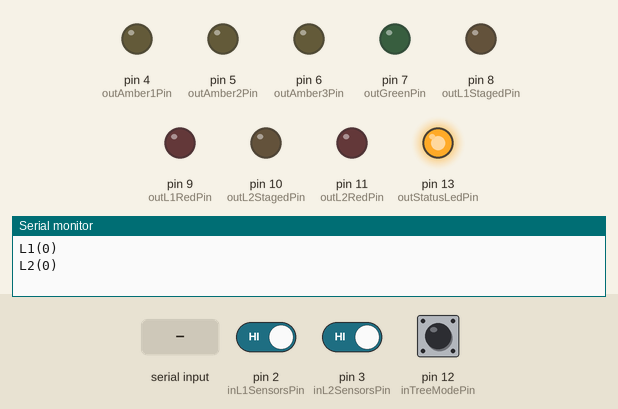
Recording of a sketch running on a simulated Arduino Uno, built with avr-gcc and run on an emulated ATmega328P. Shown: output pins drawn as LEDs (lit = HIGH), the last lines printed to the serial monitor. Inputs (shaded band) come from the test bench; at power-on: pin 2 (inL1SensorsPin) HIGH, pin 3 (inL2SensorsPin) HIGH, pin 12 (inTreeModePin) LOW.

Above: at 1.2 s.
1.3 s: "S" received over Serial
At 3.7 s:
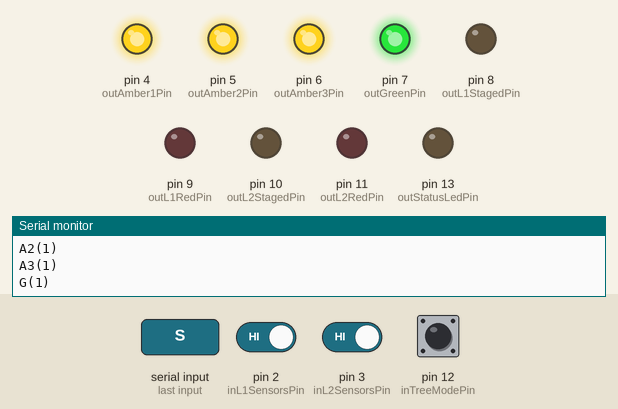
4.3 s: pin 2 (inL1SensorsPin) driven LOW
At 5.5 s:
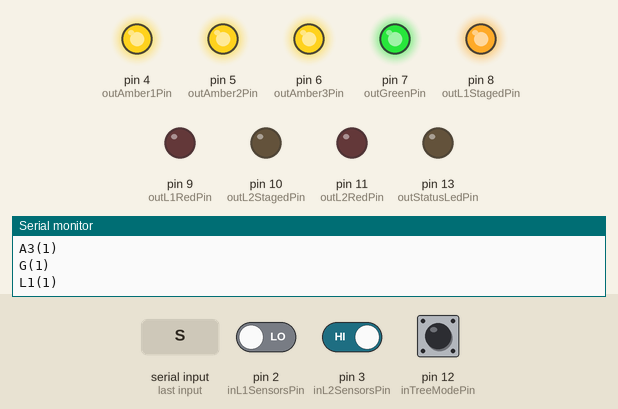
7.3 s: pin 3 (inL2SensorsPin) driven LOW
At 8.7 s:
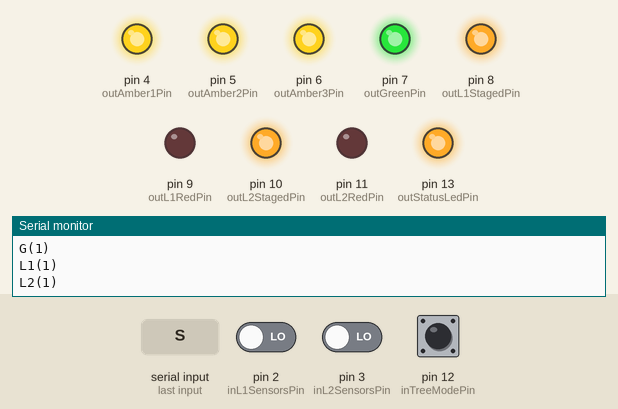
10.3 s: "R" received over Serial
At 11.5 s:
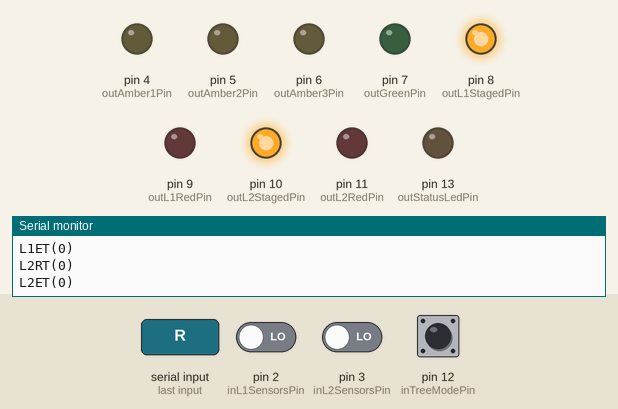
13.3 s: pin 2 (inL1SensorsPin) driven HIGH
At 14.7 s:
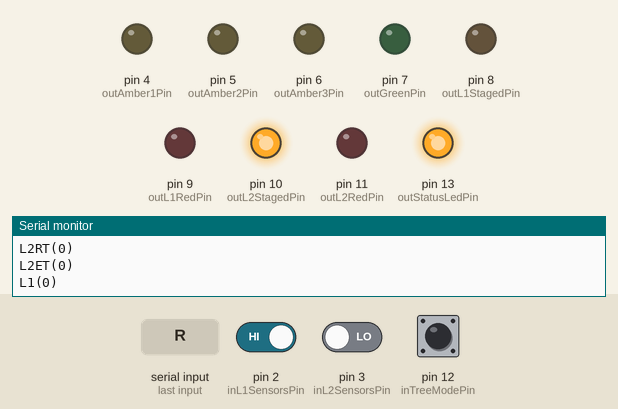
16.3 s: "S" received over Serial
At 18.7 s:
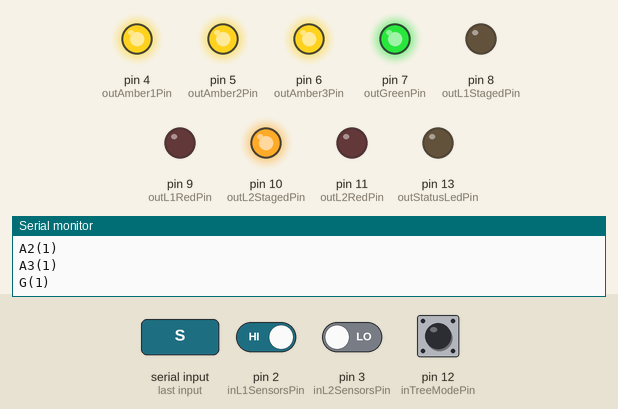
Timing chart, 0 to 20.3 s (numbered marks = the images above; inputs shaded):
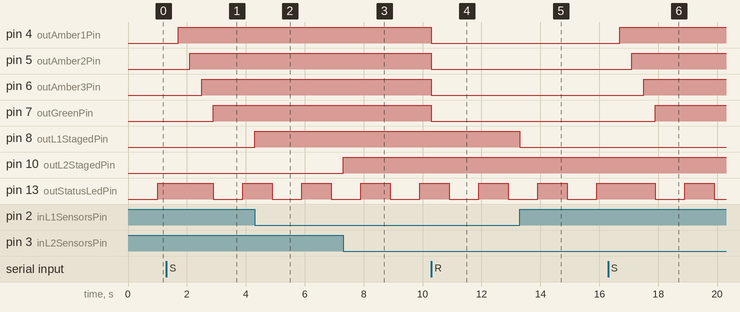

Measured:
- after the input at 1.3 s, pin 4 (outAmber1Pin): LOW → HIGH after 0.40 s; pin 5 (outAmber2Pin): LOW → HIGH after 0.80 s; pin 6 (outAmber3Pin): LOW → HIGH after 1.2 s; pin 7 (outGreenPin): LOW → HIGH after 1.6 s
- after the input at 4.3 s, pin 8 (outL1StagedPin): LOW → HIGH at once
- after the input at 7.3 s, pin 10 (outL2StagedPin): LOW → HIGH at once
- after the input at 10.3 s, pin 4 (outAmber1Pin), pin 5 (outAmber2Pin), pin 6 (outAmber3Pin), pin 7 (outGreenPin): HIGH → LOW at once
- after the input at 13.3 s, pin 8 (outL1StagedPin): HIGH → LOW at once
- after the input at 16.3 s, pin 4 (outAmber1Pin): LOW → HIGH after 0.40 s; pin 5 (outAmber2Pin): LOW → HIGH after 0.80 s; pin 6 (outAmber3Pin): LOW → HIGH after 1.2 s; pin 7 (outGreenPin): LOW → HIGH after 1.6 s

The sketch:

Drag_Timing_v4_5dev.pde
```cpp
/* The Time Machine v0.1
 *
 * Derrick Pero
 * 07 November 2008
 *
 * 2010-10-07: for winner condition, turn staged lamp on
 * 2011-04-20: addition of pro tree option based off input xxx
 * 2012-11-20: Changed Serial.println to be one line of concatenation vs. seperate Serial.print lines
 * 2012-11-29: Added 'volatile' keyword to severaval variables that are used in the interrupt routines. May have been a problem
 * 			   with things being overwittin or not updating when needed. See http://arduino.cc/forum/index.php/topic,45239.0.html
 *			   "volatile" ensures that "variable" is reloaded from memory each time it is compared.
 * 2013-10-11: Added blinking LED routine for a indication that the program is running.
 *			   Removed StartPin functionality in favor of a status LED.
 *			   Changed intTreeModePin to 12 in favor of a status LED.
 */

// Inputs
//
// Notes:
//   - The same input is used for start and finish. The software will seperate start from finish.
//   - Inputs are to be sinked to ground.
int inL1SensorsPin = 2; // IRQ0 on digital pin 2
int inL2SensorsPin = 3; // IRQ1 on digital pin 3
// Start and reset pushbuttons as an alternative to serial start/finish
//int inStartPin = 12; removed on 2013-10-11
// int inResetPin = 13; 2011-04-20
int inTreeModePin = 12; // new 2011-04-20, off = normal, on = pro tree, changed from 13 to 12 on 2013-10-11

// Outputs
//
// Notes:
//  - Outputs are to be logic HIGH or LOW to be compatable with I/O board ????????
int outAmber1Pin = 4;
int outAmber2Pin = 5;
int outAmber3Pin = 6;
int outGreenPin = 7;
int outL1StagedPin = 8;
int outL1RedPin = 9;
int outL2StagedPin = 10;
int outL2RedPin = 11;
int outStatusLedPin = 13;

// Flags
int start = LOW;       // the current state of the start signal from either serial or digital
int started = LOW;     // used to save whether a race was started or not
volatile int L1Started = LOW;   // flag to indicate if the sensor tripped at the start of a race
volatile int L2Started = LOW;   // flag to indicate if the sensor tripped at the start of a race
volatile int L1Finished = LOW;
volatile int L2Finished = LOW;
volatile int L1DebounceFlag = LOW;
volatile int L2DebounceFlag = LOW;
int TreeMode = LOW;

volatile int L1Sensor = HIGH;    // flag to indicate if the sensor is blocked
volatile int L2Sensor = HIGH;    // flag to indicate if the sensor is blocked
int L1SensorFlag = HIGH;
int L2SensorFlag = HIGH;
int reset = LOW;       // the current state of the reset signal from either serial or digital
int inState;           // the current reading from the input pin

// Time Storage
unsigned long timeGreen;
volatile unsigned long L1StartTime; //"volatile" ensures that "variable" is reloaded from memory each time it is compared.
volatile unsigned long L2StartTime; //"volatile" ensures that "variable" is reloaded from memory each time it is compared.
volatile long L1FinishTime;
volatile long L2FinishTime;
long L1RT;
long L1ET;
long L2RT;
long L2ET;
volatile long L1DebounceTime;
volatile long L2DebounceTime;

//variables to keep track of the blinking status Led
int ledState = LOW;             // ledState used to set the LED
long previousMillis = 0;        // will store last time LED was updated
// the follow variables is a long because the time, measured in miliseconds,
// will quickly become a bigger number than can be stored in an int.
long interval = 1000;           // interval at which to blink (milliseconds)
//

// Serial output string
String strSerialOut;

// from the debounce example
int state = HIGH;      // the current state of the output pin
int previous = LOW;    // the previous reading from the input pin
int incomingByte = 0;	// for incoming serial data
// the follow variables are long's because the time, measured in miliseconds,
// will quickly become a bigger number than can be stored in an int.
long time = 0;         // the last time the output pin was toggled
long debounce = 200;   // the debounce time, increase if the output flickers

//variables to keep track of the timing of recent interrupts
unsigned long button_time = 0;
unsigned long last_button_time = 0;

void setup()
{
  pinMode(inL1SensorsPin, INPUT);
  digitalWrite(inL1SensorsPin, HIGH);
  pinMode(inL2SensorsPin, INPUT);
  digitalWrite(inL2SensorsPin, HIGH);
  //pinMode(inStartPin, INPUT);
  // pinMode(inResetPin, INPUT);
  pinMode(inTreeModePin, INPUT);

  pinMode(outAmber1Pin, OUTPUT);
  pinMode(outAmber2Pin, OUTPUT);
  pinMode(outAmber3Pin, OUTPUT);
  pinMode(outGreenPin, OUTPUT);
  pinMode(outL1RedPin, OUTPUT);
  pinMode(outL1StagedPin, OUTPUT);
  pinMode(outL2RedPin, OUTPUT);
  pinMode(outL2StagedPin, OUTPUT);
  pinMode(outStatusLedPin, OUTPUT);

  // Most Arduino boards have two external interrupts: numbers 0 (on digital pin 2) and 1 (on digital pin 3).
  attachInterrupt(0, inL1, CHANGE); // attachInterrupt(interrupt, function, mode)
  attachInterrupt(1, inL2, CHANGE);

  Serial.begin(9600);           // set up Serial library at 9600 bps

}

void loop()
{

	ReadSerial();            // read serial port
	BlinkLed(); // routine to blink a status led, added 10/11/2013
	//UpdateInputs();   	   // Check inputs, removed 10/11/2013
	if (reset == HIGH) {
		ResetAll();
		reset = LOW;
	}

	// Start can come from either a serial command or a digital input
	if (start == HIGH && started == LOW) {
		started = HIGH; // so it won't happen again
		//Serial.println("Starting Race");
		delay(400); // Just a delay so Amber1 doesn't come on immediatly after pressing the start button

		// read input to determine tree mode: off = standard tree, on =  pro tree
		TreeMode = digitalRead(inTreeModePin);
		if (TreeMode == LOW) {
			// Turn on Amber1
			digitalWrite(outAmber1Pin, HIGH);
			Serial.println("A1(1)");
			delay(400);

			// Turn on Amber2
			digitalWrite(outAmber2Pin, HIGH);
			Serial.println("A2(1)");
			delay(400);

			// Turn on Amber3
			digitalWrite(outAmber3Pin, HIGH);
			Serial.println("A3(1)");
			delay(400);
		}
		if (TreeMode == HIGH) {
			// Turn on Amber1
			digitalWrite(outAmber1Pin, HIGH);
			// Turn on Amber2
			digitalWrite(outAmber2Pin, HIGH);
			// Turn on Amber3
			digitalWrite(outAmber3Pin, HIGH);
			Serial.println("A1(1)");
			Serial.println("A2(1)");
			Serial.println("A3(1)");
			delay(400);
		}

		// Turn on Green
		digitalWrite(outGreenPin, HIGH);
		Serial.println("G(1)");
		timeGreen = millis();      // save start time
		// FOR DEBUG DELETE!!!!!!!!!!!
		//Serial.println(timeGreen);
	}

  if (L1Started == HIGH && L1RT == 0) {
  //if (L1RT > 0) {
    L1RT = L1StartTime - timeGreen;
    //send L1 RT
    // Old pre 2012-11-20:
	//Serial.print("L1RT(");
    //Serial.print(L1RT);
    //Serial.println(")");
	// New on 2012-11-20:
	strSerialOut = "L1RT(";
	strSerialOut += L1RT;
	strSerialOut += ")";
    Serial.println(strSerialOut);

    if (L1StartTime < timeGreen) { // red lighted
      digitalWrite(outL1RedPin, HIGH);
      Serial.println("L1R(1)");
    }
  }
  if (L2Started == HIGH && L2RT == 0) {
  //if (L1RT > 0) {
    L2RT = L2StartTime - timeGreen;
    //send L2 RT
	strSerialOut = "L2RT(";
	strSerialOut += L2RT;
	strSerialOut += ")";
    Serial.println(strSerialOut);
    if (L2StartTime < timeGreen) { // red lighted
      digitalWrite(outL2RedPin, HIGH);
      Serial.println("L2R(1)");
    }
  }

  // Set the debounce flags here. Used to handle the rear tires crossing the start line.
  if (L1Started == HIGH && L1DebounceFlag == LOW){
    if (millis() > L1DebounceTime){
      L1DebounceFlag = HIGH;
      //Serial.println("L1 debounced!");
    }
  }
  if (L2Started == HIGH && L2DebounceFlag == LOW){
    if (millis() > L2DebounceTime){
      L2DebounceFlag = HIGH;
    }
  }

  // send ET here
  if (L1Finished == HIGH && L1ET == 0) {
    L1ET = L1FinishTime - timeGreen;
    //send L1 ET
	strSerialOut = "L1ET(";
	strSerialOut += L1ET;
	strSerialOut += ")";
    Serial.println(strSerialOut);
	// 10-7-2010 for winner condition, turn staged lamp on
	if (L2ET == 0) {
		digitalWrite(outL1StagedPin, HIGH);
	}
  }
  if (L2Finished == HIGH && L2ET == 0) {
    L2ET = L2FinishTime - timeGreen;
    //send L2 ET
	strSerialOut = "L2ET(";
	strSerialOut += L2ET;
	strSerialOut += ")";
    Serial.println(strSerialOut);
	// 10-7-2010 for winner condition, turn staged lamp on
	if (L1ET == 0) {
		digitalWrite(outL2StagedPin, HIGH);
	}
  }

  // Turn L1 staged lamp on/off
  if (L1Sensor == LOW && L1SensorFlag == LOW) {    // LOW = sink to ground
    digitalWrite(outL1StagedPin, HIGH);
    Serial.println("L1(1)");  // L1(1): 1 indicates HIGH, needed for GUI
    L1SensorFlag = HIGH;
  }
  if (L1Sensor == HIGH && L1SensorFlag == HIGH) {    // LOW = sink to ground
    digitalWrite(outL1StagedPin, LOW);
    Serial.println("L1(0)");  // L1(0): 0 indicates LOW, needed for GUI
    L1SensorFlag = LOW;
  }

  // Turn L2 staged lamp on/off
  if (L2Sensor == LOW && L2SensorFlag == LOW) {    // LOW = sink to ground
    digitalWrite(outL2StagedPin, HIGH);
    Serial.println("L2(1)");  // L2(1): 1 indicates HIGH, needed for GUI
    L2SensorFlag = HIGH;
  }
  if (L2Sensor == HIGH && L2SensorFlag == HIGH) {    // LOW = sink to ground
    digitalWrite(outL2StagedPin, LOW);
    Serial.println("L2(0)");  // L2(0): 0 indicates LOW, needed for GUI
    L2SensorFlag = LOW;
  }

}


// ********************************************************************************
// Handle start (staged) and finish sensors using IRQs.
// Both sensors are wired to the same input pin.
// ********************************************************************************
void inL1 ()
{
// SET A FLAG HERE THAT INPUT IS ON.....


	// Create a variable that are visible to only this function. However unlike local variables
	//   that get created and destroyed every time a function is called, static variables persist
	//   beyond the function call, preserving their data between function calls.

	button_time = millis();
	//check to see if increment() was called in the last 250 milliseconds
	if (button_time - last_button_time > 1000)
	{

		// Record the state of the pin as the IRQ is set to trigger this routine on CHANGE
		L1Sensor = digitalRead(inL1SensorsPin);
		//Serial.println(L1Sensor);
		//Serial.println(button_time);

			if (start == HIGH) { // Save some time by doing this check first
				// handle start condition
				if (L1Started == LOW && L1Sensor == HIGH) {
				  L1StartTime = button_time; //millis();
				  L1DebounceTime = L1StartTime + 1000;       // Ignore any inputs for 1000 ms, usually the rear tires
				  L1Started = HIGH;
				}

				// handle finish condition
				if (L1Started == HIGH && L1Finished == LOW && L1Sensor == LOW && L1DebounceFlag == HIGH) {
				  L1FinishTime = millis();
				  L1Finished = HIGH;
				}
			}

		last_button_time = button_time;
	}

}

void inL2 ()
{

  L2Sensor = digitalRead(inL2SensorsPin);

  if (start == HIGH) { // Save some time by doing this check first
    // handle start condition
    if (L2Started == LOW && L2Sensor == HIGH) {
      L2StartTime = millis();
      L2DebounceTime = L2StartTime + 1000;       // Ignore any inputs for 1000 ms, usually the rear tires
      L2Started = HIGH;
    }

    // handle finish condition
    if (L2Started == HIGH && L2Finished == LOW && L2Sensor == LOW && L2DebounceFlag == HIGH) {
      L2FinishTime = millis();
      L2Finished = HIGH;
    }
  }
}

// ********************************************************************************
// Read and update the digital input state
// ********************************************************************************
void UpdateInputs()
{

  inState = digitalRead(inTreeModePin);

  //L1Sensor = digitalRead(inL1SensorsPin);

// From Arduino Playground example:
// Each time the input pin goes from LOW to HIGH (e.g. because of a push-button
// press), the output pin is toggled from LOW to HIGH or HIGH to LOW.  There's
// a minimum delay between toggles to debounce the circuit (i.e. to ignore
// noise).

  // if we just pressed the button (i.e. the input went from LOW to HIGH),
  // and we've waited long enough since the last press to ignore any noise...
  if (inState == HIGH && previous == LOW && millis() - time > debounce) {
    // ... invert the output
    if (state == HIGH)
      state = LOW;
    else
      state = HIGH;

    // ... and remember when the last button press was
    time = millis();
  }

  // digitalWrite(outPin, state);

  previous = inState;
}

// ********************************************************************************
// Read and update the serial port
// ********************************************************************************
void ReadSerial()
{

// send data only when you receive data:
	if (Serial.available() > 0) {
		// read the incoming byte:
		incomingByte = Serial.read();
                if (incomingByte == 82) {      // 82, 'R' for reset
                  reset = HIGH;
                }
                else if (incomingByte == 83) {  // 83, 'S' for start
                  start = HIGH;
                }
		else if (incomingByte == 84) {  // 84, 'T' to resend all times
				strSerialOut = "L1RT(";
				strSerialOut += L1RT;
				strSerialOut += ")";
				Serial.println(strSerialOut);
				strSerialOut = "L1ET(";
				strSerialOut += L1ET;
				strSerialOut += ")";
				Serial.println(strSerialOut);
				strSerialOut = "L2RT(";
				strSerialOut += L2RT;
				strSerialOut += ")";
				Serial.println(strSerialOut);
				strSerialOut = "L2ET(";
				strSerialOut += L2ET;
				strSerialOut += ")";
				Serial.println(strSerialOut);
// On the Uno... SRAM = 2k bytes
Serial.println(freeRam());
                }

                // Echo what I got for debug
		// Serial.print("I received: ");
		// Serial.println(incomingByte, DEC);
	}
}

// ********************************************************************************
// Reset all variables and outputs.
// Called from a serial command or the reset PB.
// ********************************************************************************
void ResetAll()
{
  //Serial.println("Resetting Race");

  digitalWrite(outAmber1Pin, LOW);
  digitalWrite(outAmber2Pin, LOW);
  digitalWrite(outAmber3Pin, LOW);
  digitalWrite(outL1RedPin, LOW);
  digitalWrite(outL2RedPin, LOW);
  digitalWrite(outGreenPin, LOW);
  // removed 2/19/2012
  //digitalWrite(outL1StagedPin, LOW); // 10-7-2010 for winner condition
  //digitalWrite(outL2StagedPin, LOW); // 10-7-2010 for winner condition

  start = LOW;
  started = LOW;
  L1Started = LOW;
  L2Started = LOW;
  L1Finished = LOW;
  L2Finished = LOW;
  L1DebounceFlag = LOW;
  L2DebounceFlag = LOW;

  timeGreen = 0;
  L1StartTime = 0;
  L2StartTime = 0;
  L1FinishTime = 0;
  L2FinishTime = 0;
  L1RT = 0;
  L2RT = 0;
  L1ET = 0;
  L2ET = 0;
  L1DebounceTime = 0;
  L2DebounceTime = 0;

  Serial.println("A1(0)");
  Serial.println("A2(0)");
  Serial.println("A3(0)");
  Serial.println("G(0)");
  Serial.println("L1R(0)");
  Serial.println("L2R(0)");

  strSerialOut = "L1RT(";
  strSerialOut += L1RT;
  strSerialOut += ")";
  Serial.println(strSerialOut);
  strSerialOut = "L1ET(";
  strSerialOut += L1ET;
  strSerialOut += ")";
  Serial.println(strSerialOut);
  strSerialOut = "L2RT(";
  strSerialOut += L2RT;
  strSerialOut += ")";
  Serial.println(strSerialOut);
  strSerialOut = "L2ET(";
  strSerialOut += L2ET;
  strSerialOut += ")";
  Serial.println(strSerialOut);

}

int freeRam ()
{
  extern int __heap_start, *__brkval;
  int v;
  return (int) &v - (__brkval == 0 ? (int) &__heap_start : (int) __brkval);
}

void BlinkLed ()
{
// check to see if it's time to blink the LED; that is, if the
  // difference between the current time and last time you blinked
  // the LED is bigger than the interval at which you want to
  // blink the LED.
  unsigned long currentMillis = millis();

  if(currentMillis - previousMillis > interval) {
    // save the last time you blinked the LED
    previousMillis = currentMillis;

    // if the LED is off turn it on and vice-versa:
    if (ledState == LOW)
      ledState = HIGH;
    else
      ledState = LOW;

    // set the LED with the ledState of the variable:
    digitalWrite(outStatusLedPin, ledState);
  }
}
```
